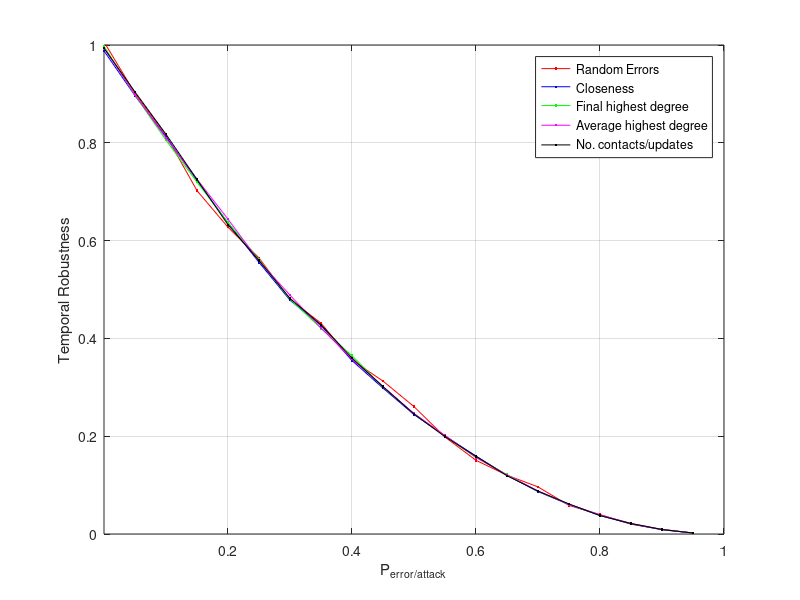

This chart was generated by the following MATLAB code:
%  read labels and x-y data
load MarkovTemporalRandomErrorsPlots_100_q_0_0010.dat;     %  read data into the my_xy matrix
Prob = MarkovTemporalRandomErrorsPlots_100_q_0_0010(:,2);     %  copy first column of my_xy into x
Err1 = MarkovTemporalRandomErrorsPlots_100_q_0_0010(:,3);     %  and second column into y

load MarkovTemporalClosenessPlots_100_q_0_0010.dat;     %  read data into the my_xy matrix
Err2 = MarkovTemporalClosenessPlots_100_q_0_0010(:,3);     %  and second column into y

load MarkovTemporalFinalHighestDegreePlots_100_q_0_0010.dat;     %  read data into the my_xy matrix
Err3 = MarkovTemporalFinalHighestDegreePlots_100_q_0_0010(:,3);     %  and second column into y

load MarkovTemporalAverageHighestDegreePlots_100_q_0_0010.dat;     %  read data into the my_xy matrix
Err4 = MarkovTemporalAverageHighestDegreePlots_100_q_0_0010(:,3);     %  and second column into y

load MarkovTemporalContactUpdatesPlots_100_q_0_0010.dat;     %  read data into the my_xy matrix
Err5 = MarkovTemporalContactUpdatesPlots_100_q_0_0010(:,3);     %  and second column into y


plot(Prob,Err1,'r.-',Prob,Err2,'b.-',Prob,Err3,'g.-',Prob,Err4,'m.-',Prob,Err5,'k.-');
xlabel('P_{error/attack}');           % add axis labels and plot title
ylabel('Temporal Robustness');
axis([0.000075 1.000 0.0 1.000],[0.000075 1.000 0.0 1.000]);
%set(gca,'XGrid','on','YGrid','on');
%set(gca,'gridlinestyle','--')
grid on;
legend('Random Errors','Closeness','Final highest degree','Average highest degree','No. contacts/updates');

%title('Mean monthly precipitation at Portland International Airport');
%plot(Prob,EffSim,'bx-',Prob,EffTheor,'ro-');     %  plot precip vs. month with circles